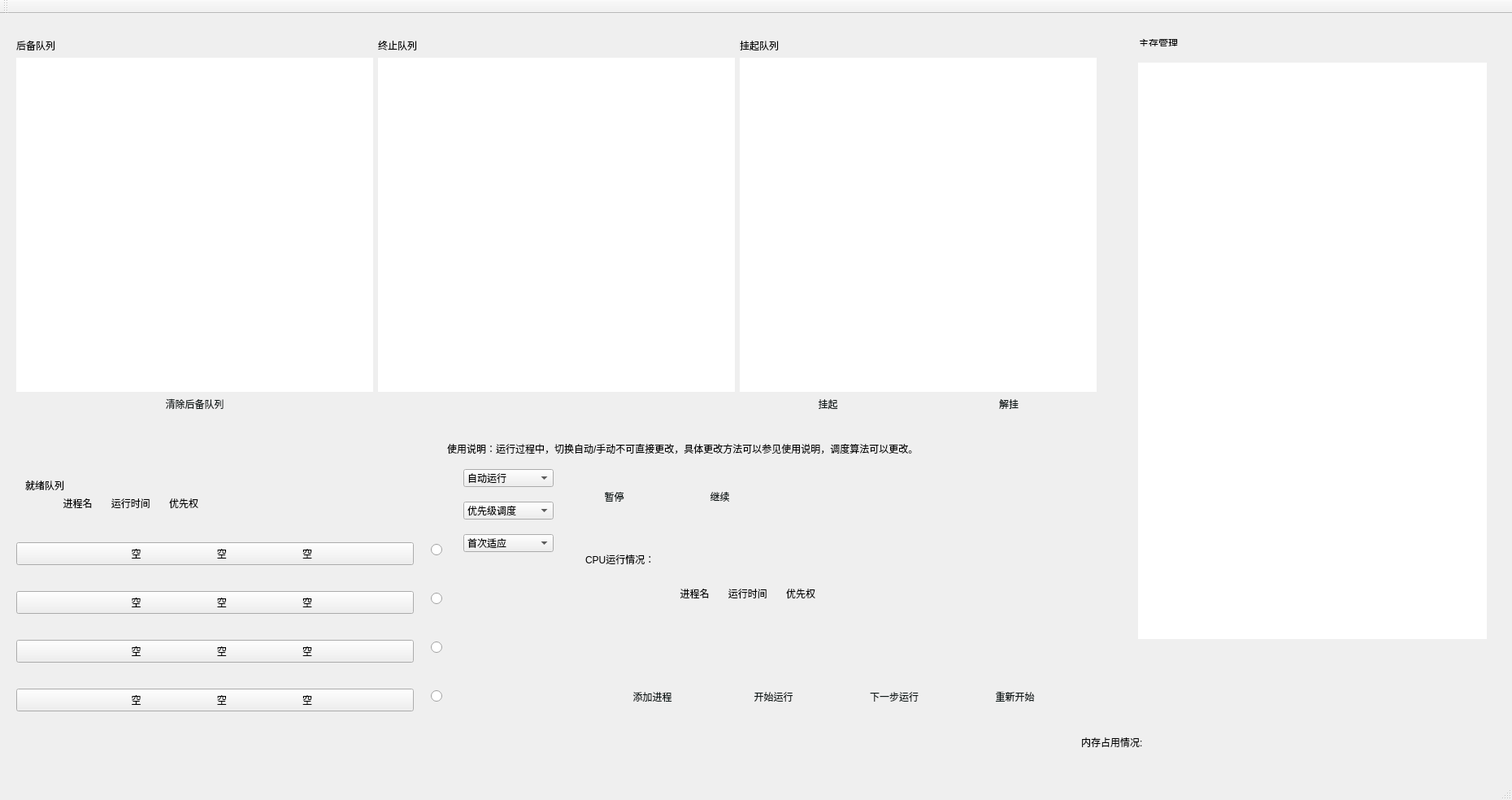
<?xml version="1.0" encoding="UTF-8"?>
<ui version="4.0">
 <class>MainWindow</class>
 <widget class="QMainWindow" name="MainWindow">
  <property name="geometry">
   <rect>
    <x>0</x>
    <y>0</y>
    <width>1860</width>
    <height>984</height>
   </rect>
  </property>
  <property name="windowTitle">
   <string>MainWindow</string>
  </property>
  <property name="styleSheet">
   <string notr="true">font: 10pt &quot;华文行楷&quot;;</string>
  </property>
  <widget class="QWidget" name="centralWidget">
   <widget class="QWidget" name="gridLayoutWidget">
    <property name="geometry">
     <rect>
      <x>9</x>
      <y>19</y>
      <width>1351</width>
      <height>481</height>
     </rect>
    </property>
    <layout class="QGridLayout" name="gridLayout">
     <item row="0" column="0">
      <widget class="QLabel" name="waitingLabel">
       <property name="styleSheet">
        <string notr="true">font: 14pt &quot;华文行楷&quot;;</string>
       </property>
       <property name="text">
        <string>后备队列</string>
       </property>
      </widget>
     </item>
     <item row="1" column="0">
      <widget class="QTableView" name="waiting_tableView">
       <property name="styleSheet">
        <string notr="true">
 
border:0px groove gray;border-radius:
7px;
font: 10pt &quot;华文行楷&quot;;
</string>
       </property>
      </widget>
     </item>
     <item row="1" column="1">
      <widget class="QTableView" name="terminate_tableView">
       <property name="styleSheet">
        <string notr="true">
 
border:0px groove gray;border-radius:
7px;
font: 10pt &quot;华文行楷&quot;;</string>
       </property>
      </widget>
     </item>
     <item row="2" column="0">
      <widget class="QPushButton" name="clearWaiting_pushButton">
       <property name="styleSheet">
        <string notr="true">background-color: qlineargradient(spread:pad, x1:0.52, y1:1, x2:0.54, y2:0, 
stop:0.0112994 rgba(52, 52, 52, 155), 
stop:1 rgba(156, 155, 25, 25));
color: rgb(16, 25, 25);
 
border:0px groove gray;border-radius:
7px;
font: 14pt &quot;华文行楷&quot;;</string>
       </property>
       <property name="text">
        <string>清除后备队列</string>
       </property>
      </widget>
     </item>
     <item row="0" column="1">
      <widget class="QLabel" name="terminateLabel">
       <property name="styleSheet">
        <string notr="true">font: 14pt &quot;华文行楷&quot;;</string>
       </property>
       <property name="text">
        <string>终止队列</string>
       </property>
      </widget>
     </item>
     <item row="0" column="2">
      <widget class="QLabel" name="hangingLabel">
       <property name="styleSheet">
        <string notr="true">font: 14pt &quot;华文行楷&quot;;</string>
       </property>
       <property name="text">
        <string>挂起队列</string>
       </property>
      </widget>
     </item>
     <item row="1" column="2">
      <widget class="QTableView" name="hanging_tableView">
       <property name="styleSheet">
        <string notr="true">border:0px groove gray;border-radius:
7px;
font: 10pt &quot;华文行楷&quot;;</string>
       </property>
      </widget>
     </item>
     <item row="2" column="2">
      <layout class="QHBoxLayout" name="horizontalLayout">
       <item>
        <widget class="QPushButton" name="hanging_pushButton">
         <property name="styleSheet">
          <string notr="true">background-color: qlineargradient(spread:pad, x1:0.52, y1:1, x2:0.54, y2:0, 
stop:0.0112994 rgba(52, 52, 52, 155), 
stop:1 rgba(156, 155, 25, 25));
color: rgb(16, 25, 25);
 
border:0px groove gray;border-radius:
7px;
font: 14pt &quot;华文行楷&quot;;</string>
         </property>
         <property name="text">
          <string>挂起</string>
         </property>
        </widget>
       </item>
       <item>
        <widget class="QPushButton" name="relieveHanging_pushButton">
         <property name="styleSheet">
          <string notr="true">background-color: qlineargradient(spread:pad, x1:0.52, y1:1, x2:0.54, y2:0, 
stop:0.0112994 rgba(52, 52, 52, 155), 
stop:1 rgba(156, 155, 25, 25));
color: rgb(16, 25, 25);
 
border:0px groove gray;border-radius:
7px;
font: 14pt &quot;华文行楷&quot;;</string>
         </property>
         <property name="text">
          <string>解挂</string>
         </property>
        </widget>
       </item>
      </layout>
     </item>
     <item row="2" column="1">
      <layout class="QHBoxLayout" name="horizontalLayout_2"/>
     </item>
    </layout>
   </widget>
   <widget class="QWidget" name="verticalLayoutWidget">
    <property name="geometry">
     <rect>
      <x>20</x>
      <y>560</y>
      <width>491</width>
      <height>61</height>
     </rect>
    </property>
    <layout class="QVBoxLayout" name="verticalLayout">
     <item>
      <widget class="QLabel" name="readyLabel">
       <property name="styleSheet">
        <string notr="true">font: 14pt &quot;华文行楷&quot;;</string>
       </property>
       <property name="text">
        <string>就绪队列</string>
       </property>
      </widget>
     </item>
     <item>
      <widget class="QLabel" name="label_2">
       <property name="styleSheet">
        <string notr="true">font: 14pt &quot;华文行楷&quot;;</string>
       </property>
       <property name="text">
        <string>              进程名       运行时间       优先权</string>
       </property>
      </widget>
     </item>
    </layout>
   </widget>
   <widget class="QLabel" name="runningLabel">
    <property name="geometry">
     <rect>
      <x>720</x>
      <y>660</y>
      <width>151</width>
      <height>21</height>
     </rect>
    </property>
    <property name="styleSheet">
     <string notr="true">font: 14pt &quot;华文行楷&quot;;</string>
    </property>
    <property name="text">
     <string>CPU运行情况：</string>
    </property>
   </widget>
   <widget class="QWidget" name="horizontalLayoutWidget_3">
    <property name="geometry">
     <rect>
      <x>720</x>
      <y>820</y>
      <width>611</width>
      <height>41</height>
     </rect>
    </property>
    <layout class="QHBoxLayout" name="horizontalLayout_3">
     <item>
      <widget class="QPushButton" name="AddProcess_pushButton">
       <property name="styleSheet">
        <string notr="true">background-color: qlineargradient(spread:pad, x1:0.52, y1:1, x2:0.54, y2:0, 
stop:0.0112994 rgba(52, 52, 52, 155), 
stop:1 rgba(156, 155, 25, 25));
color: rgb(16, 25, 25);
 
border:0px groove gray;border-radius:
7px;
font: 14pt &quot;华文行楷&quot;;</string>
       </property>
       <property name="text">
        <string>添加进程</string>
       </property>
      </widget>
     </item>
     <item>
      <widget class="QPushButton" name="Start_pushButton">
       <property name="styleSheet">
        <string notr="true">background-color: qlineargradient(spread:pad, x1:0.52, y1:1, x2:0.54, y2:0, 
stop:0.0112994 rgba(52, 52, 52, 155), 
stop:1 rgba(156, 155, 25, 25));
color: rgb(16, 25, 25);
 
border:0px groove gray;border-radius:
7px;
font: 14pt &quot;华文行楷&quot;;</string>
       </property>
       <property name="text">
        <string>开始运行</string>
       </property>
      </widget>
     </item>
     <item>
      <widget class="QPushButton" name="Next_pushButton">
       <property name="styleSheet">
        <string notr="true">background-color: qlineargradient(spread:pad, x1:0.52, y1:1, x2:0.54, y2:0, 
stop:0.0112994 rgba(52, 52, 52, 155), 
stop:1 rgba(156, 155, 25, 25));
color: rgb(16, 25, 25);
 
border:0px groove gray;border-radius:
7px;
font: 14pt &quot;华文行楷&quot;;</string>
       </property>
       <property name="text">
        <string>下一步运行</string>
       </property>
      </widget>
     </item>
     <item>
      <widget class="QPushButton" name="restart_pushButton">
       <property name="styleSheet">
        <string notr="true">background-color: qlineargradient(spread:pad, x1:0.52, y1:1, x2:0.54, y2:0, 
stop:0.0112994 rgba(52, 52, 52, 155), 
stop:1 rgba(156, 155, 25, 25));
color: rgb(16, 25, 25);
 
border:0px groove gray;border-radius:
7px;
font: 14pt &quot;华文行楷&quot;;</string>
       </property>
       <property name="text">
        <string>重新开始</string>
       </property>
      </widget>
     </item>
    </layout>
   </widget>
   <widget class="QLabel" name="label">
    <property name="geometry">
     <rect>
      <x>720</x>
      <y>740</y>
      <width>611</width>
      <height>41</height>
     </rect>
    </property>
    <property name="styleSheet">
     <string notr="true">background-color: qlineargradient(spread:pad, x1:0.52, y1:1, x2:0.54, y2:0, 
stop:0.0112994 rgba(25, 52, 52, 15), 
stop:1 rgba(255, 155, 25, 25));
color: rgb(248, 255, 169);
 
border:0px groove gray;border-radius:
7px;
font: 14pt &quot;华文行楷&quot;;</string>
    </property>
    <property name="text">
     <string/>
    </property>
   </widget>
   <widget class="QPushButton" name="pushButton_4">
    <property name="geometry">
     <rect>
      <x>20</x>
      <y>830</y>
      <width>489</width>
      <height>28</height>
     </rect>
    </property>
    <property name="styleSheet">
     <string notr="true">font: 10pt &quot;华文行楷&quot;;</string>
    </property>
    <property name="text">
     <string>                    空                            空                            空               </string>
    </property>
   </widget>
   <widget class="QPushButton" name="pushButton_3">
    <property name="geometry">
     <rect>
      <x>20</x>
      <y>770</y>
      <width>489</width>
      <height>28</height>
     </rect>
    </property>
    <property name="styleSheet">
     <string notr="true">font: 10pt &quot;华文行楷&quot;;</string>
    </property>
    <property name="text">
     <string>                    空                            空                            空               </string>
    </property>
   </widget>
   <widget class="QPushButton" name="pushButton_2">
    <property name="geometry">
     <rect>
      <x>20</x>
      <y>710</y>
      <width>489</width>
      <height>28</height>
     </rect>
    </property>
    <property name="styleSheet">
     <string notr="true">font: 10pt &quot;华文行楷&quot;;</string>
    </property>
    <property name="text">
     <string>                    空                            空                            空               </string>
    </property>
   </widget>
   <widget class="QPushButton" name="pushButton">
    <property name="geometry">
     <rect>
      <x>20</x>
      <y>650</y>
      <width>489</width>
      <height>28</height>
     </rect>
    </property>
    <property name="styleSheet">
     <string notr="true">font: 10pt &quot;华文行楷&quot;;</string>
    </property>
    <property name="text">
     <string>                    空                            空                            空               </string>
    </property>
   </widget>
   <widget class="QRadioButton" name="radioButton">
    <property name="geometry">
     <rect>
      <x>530</x>
      <y>650</y>
      <width>115</width>
      <height>19</height>
     </rect>
    </property>
    <property name="text">
     <string/>
    </property>
   </widget>
   <widget class="QRadioButton" name="radioButton_2">
    <property name="geometry">
     <rect>
      <x>530</x>
      <y>710</y>
      <width>115</width>
      <height>19</height>
     </rect>
    </property>
    <property name="text">
     <string/>
    </property>
   </widget>
   <widget class="QRadioButton" name="radioButton_3">
    <property name="geometry">
     <rect>
      <x>530</x>
      <y>770</y>
      <width>115</width>
      <height>19</height>
     </rect>
    </property>
    <property name="text">
     <string/>
    </property>
   </widget>
   <widget class="QRadioButton" name="radioButton_4">
    <property name="geometry">
     <rect>
      <x>530</x>
      <y>830</y>
      <width>115</width>
      <height>19</height>
     </rect>
    </property>
    <property name="text">
     <string/>
    </property>
   </widget>
   <widget class="QLabel" name="label_3">
    <property name="geometry">
     <rect>
      <x>790</x>
      <y>700</y>
      <width>489</width>
      <height>26</height>
     </rect>
    </property>
    <property name="styleSheet">
     <string notr="true">font: 14pt &quot;华文行楷&quot;;</string>
    </property>
    <property name="text">
     <string>              进程名       运行时间       优先权</string>
    </property>
   </widget>
   <widget class="QComboBox" name="comboBox">
    <property name="geometry">
     <rect>
      <x>570</x>
      <y>600</y>
      <width>111</width>
      <height>22</height>
     </rect>
    </property>
    <property name="styleSheet">
     <string notr="true">font: 10pt &quot;华文行楷&quot;;</string>
    </property>
    <item>
     <property name="text">
      <string>优先级调度</string>
     </property>
    </item>
    <item>
     <property name="text">
      <string>时间片轮转</string>
     </property>
    </item>
   </widget>
   <widget class="QComboBox" name="comboBox_2">
    <property name="geometry">
     <rect>
      <x>570</x>
      <y>560</y>
      <width>111</width>
      <height>22</height>
     </rect>
    </property>
    <property name="styleSheet">
     <string notr="true">font: 10pt &quot;华文行楷&quot;;</string>
    </property>
    <item>
     <property name="text">
      <string>自动运行</string>
     </property>
    </item>
    <item>
     <property name="text">
      <string>手动运行</string>
     </property>
    </item>
   </widget>
   <widget class="QPushButton" name="pushButton_5">
    <property name="geometry">
     <rect>
      <x>700</x>
      <y>580</y>
      <width>111</width>
      <height>28</height>
     </rect>
    </property>
    <property name="styleSheet">
     <string notr="true">background-color: qlineargradient(spread:pad, x1:0.52, y1:1, x2:0.54, y2:0, 
stop:0.0112994 rgba(52, 52, 52, 155), 
stop:1 rgba(156, 155, 25, 25));
color: rgb(16, 25, 25);
 
border:0px groove gray;border-radius:
7px;
font: 14pt &quot;华文行楷&quot;;</string>
    </property>
    <property name="text">
     <string>暂停</string>
    </property>
   </widget>
   <widget class="QPushButton" name="pushButton_6">
    <property name="geometry">
     <rect>
      <x>830</x>
      <y>580</y>
      <width>111</width>
      <height>28</height>
     </rect>
    </property>
    <property name="styleSheet">
     <string notr="true">background-color: qlineargradient(spread:pad, x1:0.52, y1:1, x2:0.54, y2:0, 
stop:0.0112994 rgba(52, 52, 52, 155), 
stop:1 rgba(156, 155, 25, 25));
color: rgb(16, 25, 25);
 
border:0px groove gray;border-radius:
7px;
font: 14pt &quot;华文行楷&quot;;</string>
    </property>
    <property name="text">
     <string>继续</string>
    </property>
   </widget>
   <widget class="QLabel" name="label_4">
    <property name="geometry">
     <rect>
      <x>550</x>
      <y>525</y>
      <width>831</width>
      <height>20</height>
     </rect>
    </property>
    <property name="styleSheet">
     <string notr="true">font: 10pt &quot;华文行楷&quot;;</string>
    </property>
    <property name="text">
     <string>使用说明：运行过程中，切换自动/手动不可直接更改，具体更改方法可以参见使用说明，调度算法可以更改。</string>
    </property>
   </widget>
   <widget class="QLabel" name="label_5">
    <property name="geometry">
     <rect>
      <x>600</x>
      <y>745</y>
      <width>111</width>
      <height>31</height>
     </rect>
    </property>
    <property name="styleSheet">
     <string notr="true">font: 14pt &quot;华文行楷&quot;;</string>
    </property>
    <property name="text">
     <string/>
    </property>
   </widget>
   <widget class="QWidget" name="verticalLayoutWidget_2">
    <property name="geometry">
     <rect>
      <x>1389</x>
      <y>49</y>
      <width>451</width>
      <height>731</height>
     </rect>
    </property>
    <layout class="QVBoxLayout" name="verticalLayout_2">
     <item>
      <widget class="QTableView" name="memory_tableView">
       <property name="styleSheet">
        <string notr="true">border:0px groove gray;border-radius:
7px;
font: 10pt &quot;华文行楷&quot;;</string>
       </property>
      </widget>
     </item>
    </layout>
   </widget>
   <widget class="QWidget" name="verticalLayoutWidget_3">
    <property name="geometry">
     <rect>
      <x>1390</x>
      <y>20</y>
      <width>451</width>
      <height>31</height>
     </rect>
    </property>
    <layout class="QVBoxLayout" name="verticalLayout_3">
     <item>
      <widget class="QLabel" name="label_6">
       <property name="styleSheet">
        <string notr="true">font: 14pt &quot;华文行楷&quot;;</string>
       </property>
       <property name="text">
        <string>主存管理</string>
       </property>
      </widget>
     </item>
    </layout>
   </widget>
   <widget class="QComboBox" name="comboBox_3">
    <property name="geometry">
     <rect>
      <x>570</x>
      <y>640</y>
      <width>111</width>
      <height>22</height>
     </rect>
    </property>
    <item>
     <property name="text">
      <string>首次适应</string>
     </property>
    </item>
    <item>
     <property name="text">
      <string>最优适应</string>
     </property>
    </item>
    <item>
     <property name="text">
      <string>最差适应</string>
     </property>
    </item>
   </widget>
   <widget class="QLabel" name="label_7">
    <property name="geometry">
     <rect>
      <x>1330</x>
      <y>880</y>
      <width>181</width>
      <height>31</height>
     </rect>
    </property>
    <property name="styleSheet">
     <string notr="true">font: 14pt &quot;华文行楷&quot;;</string>
    </property>
    <property name="text">
     <string>内存占用情况:</string>
    </property>
   </widget>
  </widget>
  <widget class="QMenuBar" name="menuBar">
   <property name="geometry">
    <rect>
     <x>0</x>
     <y>0</y>
     <width>1860</width>
     <height>24</height>
    </rect>
   </property>
  </widget>
  <widget class="QToolBar" name="mainToolBar">
   <attribute name="toolBarArea">
    <enum>TopToolBarArea</enum>
   </attribute>
   <attribute name="toolBarBreak">
    <bool>false</bool>
   </attribute>
  </widget>
  <widget class="QStatusBar" name="statusBar"/>
 </widget>
 <layoutdefault spacing="6" margin="11"/>
 <resources/>
 <connections/>
</ui>
